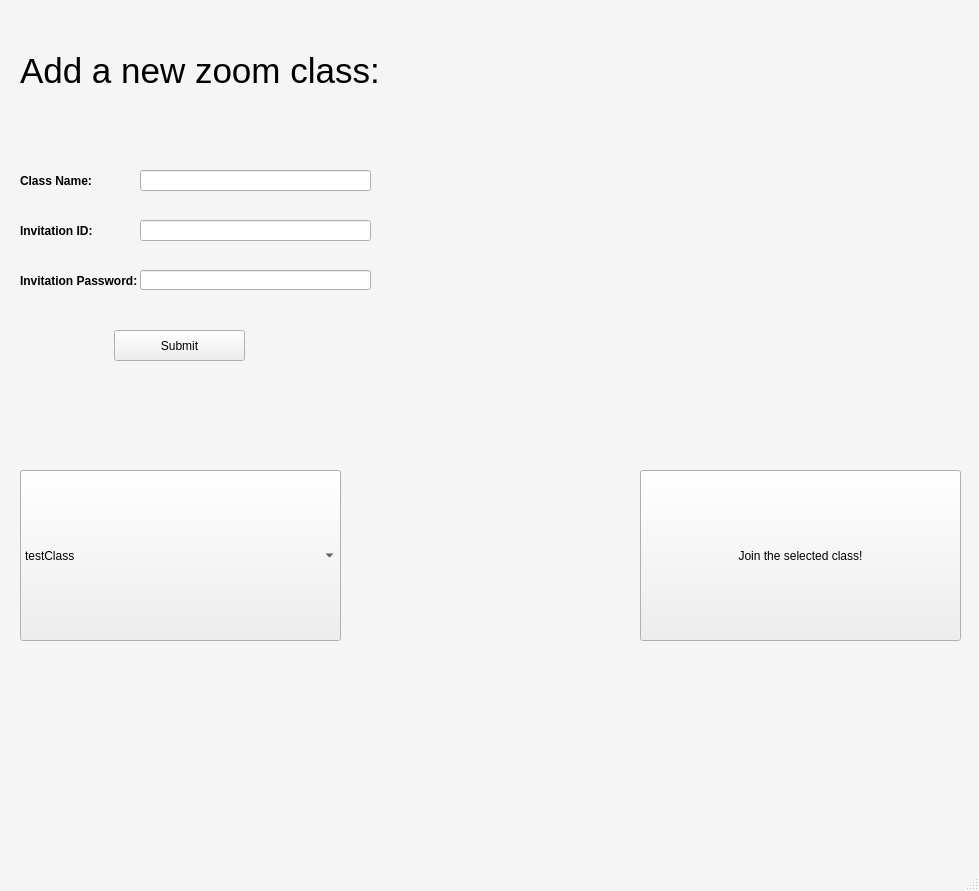
<?xml version="1.0" encoding="UTF-8"?>
<ui version="4.0">
 <class>MainWindow</class>
 <widget class="QMainWindow" name="MainWindow">
  <property name="geometry">
   <rect>
    <x>0</x>
    <y>0</y>
    <width>979</width>
    <height>891</height>
   </rect>
  </property>
  <property name="palette">
   <palette>
    <active>
     <colorrole role="Base">
      <brush brushstyle="SolidPattern">
       <color alpha="255">
        <red>255</red>
        <green>255</green>
        <blue>255</blue>
       </color>
      </brush>
     </colorrole>
     <colorrole role="Window">
      <brush brushstyle="SolidPattern">
       <color alpha="255">
        <red>245</red>
        <green>245</green>
        <blue>245</blue>
       </color>
      </brush>
     </colorrole>
    </active>
    <inactive>
     <colorrole role="Base">
      <brush brushstyle="SolidPattern">
       <color alpha="255">
        <red>255</red>
        <green>255</green>
        <blue>255</blue>
       </color>
      </brush>
     </colorrole>
     <colorrole role="Window">
      <brush brushstyle="SolidPattern">
       <color alpha="255">
        <red>245</red>
        <green>245</green>
        <blue>245</blue>
       </color>
      </brush>
     </colorrole>
    </inactive>
    <disabled>
     <colorrole role="Base">
      <brush brushstyle="SolidPattern">
       <color alpha="255">
        <red>245</red>
        <green>245</green>
        <blue>245</blue>
       </color>
      </brush>
     </colorrole>
     <colorrole role="Window">
      <brush brushstyle="SolidPattern">
       <color alpha="255">
        <red>245</red>
        <green>245</green>
        <blue>245</blue>
       </color>
      </brush>
     </colorrole>
    </disabled>
   </palette>
  </property>
  <property name="windowTitle">
   <string>MainWindow</string>
  </property>
  <widget class="QWidget" name="centralwidget">
   <widget class="QComboBox" name="classSelector">
    <property name="geometry">
     <rect>
      <x>20</x>
      <y>470</y>
      <width>321</width>
      <height>171</height>
     </rect>
    </property>
    <item>
     <property name="text">
      <string>testClass</string>
     </property>
    </item>
   </widget>
   <widget class="QLabel" name="addClassLabel">
    <property name="geometry">
     <rect>
      <x>20</x>
      <y>20</y>
      <width>381</width>
      <height>101</height>
     </rect>
    </property>
    <property name="font">
     <font>
      <pointsize>26</pointsize>
     </font>
    </property>
    <property name="text">
     <string>Add a new zoom class:</string>
    </property>
   </widget>
   <widget class="QPushButton" name="joinButton">
    <property name="geometry">
     <rect>
      <x>640</x>
      <y>470</y>
      <width>321</width>
      <height>171</height>
     </rect>
    </property>
    <property name="text">
     <string>Join the selected class!</string>
    </property>
   </widget>
   <widget class="QLineEdit" name="className">
    <property name="geometry">
     <rect>
      <x>140</x>
      <y>170</y>
      <width>231</width>
      <height>21</height>
     </rect>
    </property>
   </widget>
   <widget class="QLineEdit" name="classID">
    <property name="geometry">
     <rect>
      <x>140</x>
      <y>220</y>
      <width>231</width>
      <height>21</height>
     </rect>
    </property>
   </widget>
   <widget class="QLineEdit" name="classPassword">
    <property name="geometry">
     <rect>
      <x>140</x>
      <y>270</y>
      <width>231</width>
      <height>20</height>
     </rect>
    </property>
   </widget>
   <widget class="QLabel" name="classNameLabel">
    <property name="geometry">
     <rect>
      <x>20</x>
      <y>170</y>
      <width>101</width>
      <height>21</height>
     </rect>
    </property>
    <property name="font">
     <font>
      <weight>75</weight>
      <bold>true</bold>
     </font>
    </property>
    <property name="text">
     <string>Class Name:</string>
    </property>
   </widget>
   <widget class="QLabel" name="classPasswordLabel">
    <property name="geometry">
     <rect>
      <x>20</x>
      <y>270</y>
      <width>131</width>
      <height>21</height>
     </rect>
    </property>
    <property name="font">
     <font>
      <weight>75</weight>
      <bold>true</bold>
     </font>
    </property>
    <property name="text">
     <string>Invitation Password:</string>
    </property>
   </widget>
   <widget class="QLabel" name="classIDLabel">
    <property name="geometry">
     <rect>
      <x>20</x>
      <y>220</y>
      <width>101</width>
      <height>21</height>
     </rect>
    </property>
    <property name="font">
     <font>
      <weight>75</weight>
      <bold>true</bold>
     </font>
    </property>
    <property name="text">
     <string>Invitation ID:</string>
    </property>
   </widget>
   <widget class="QPushButton" name="submitButton">
    <property name="geometry">
     <rect>
      <x>114</x>
      <y>330</y>
      <width>131</width>
      <height>31</height>
     </rect>
    </property>
    <property name="text">
     <string>Submit</string>
    </property>
   </widget>
  </widget>
  <widget class="QMenuBar" name="menubar">
   <property name="geometry">
    <rect>
     <x>0</x>
     <y>0</y>
     <width>979</width>
     <height>21</height>
    </rect>
   </property>
  </widget>
  <widget class="QStatusBar" name="statusbar"/>
 </widget>
 <resources/>
 <connections/>
</ui>
